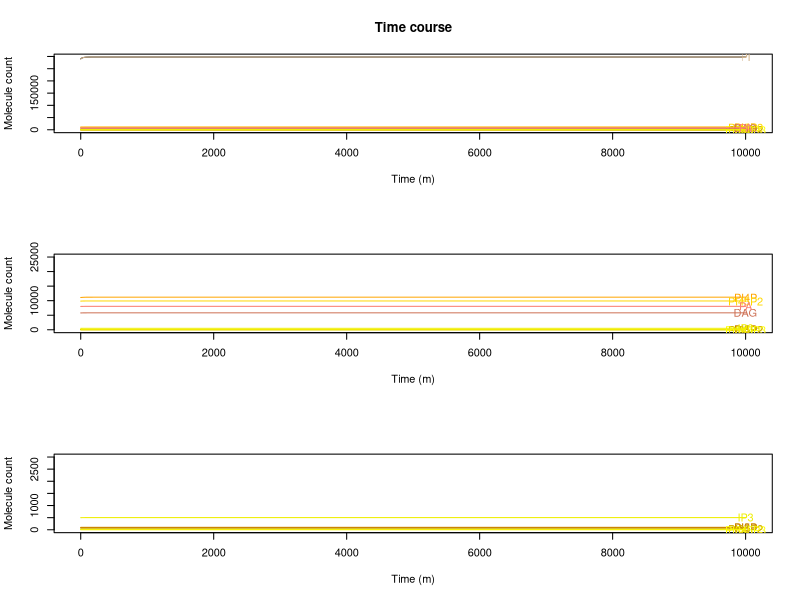

Generate this figure with R: (Note: this script raises an error after producing the figure.)
### Model ###
### This is apical ###

# for apical multiply gammaPTENc_PTENa by 10

### There is a unspected bistability here. Change gamma_5K4P_5K_45P to .075

rm(list=ls())	#clean memory
graphics.off() 	#close plot windows



################## competition and regulation - this is basal ##########################

library(deSolve)	#library for solve diferential equations
#citation("deSolve")

# Insert the number of time units that the simulation will run
tmax=10000
# Insert the step of the simulation
tstep=1
t=seq(0,tmax+1,tstep) 	# time



HS = function (PA) (1.783743) #(1 + 2*PA^2/(PA^2+10000^2))

ENaC_op = function(PIP2)
	{.02+.8/(1+181429*exp(-.00112*PIP2))}
ENaC_op(10000)

mp2_PI3KI = 0.0006217539	# metaparameter for PI3KI
mp3_PTEN = 0.003			# metaparameter for PTEN




# Inicial states for variables
# insert, in the parentesis, the inicial value of the dependent variables (ex: X=2) 
state=c(
	PI 	   = 	290115.435296034,
	PI3P 	   = 	94.6235111384769,
	PI4P 	   = 	11095.7012602329,
	PI5P     = 	97.176844279141, 
	PI35P2   =	21.3415882859489,
	PI45P2   =	9851.42105324773,
	PI34P2   =	40.3575424621684,
	PI345P3  =	1.12832194419032,
	pi_3KI_a =	5.82680164591602,
	PTEN_a   =	14.5509720205084,
	DAG      =	5787.00059628337,
	IP3      =	499.14011589903,
	PA       =	8025.19773414257,
	ENaC 	   =  35,
	ASL 	   =  7
	) 


# insert, in the parentecis, the parameters and independent variables and their values (ex: const=5, rate=2). 
# If no parameters and independent variables just put a zero.
parameters=c(
		pi_3KI = 1000,			# this and PTEN control the level of PI(345)P3
		PTEN = 50,				# (phosphatase and tensin homologue deleted on chromosome 10) PI_3P family. This and pip_3K control the level of PI(345)P3 

		pi_3KII = 75,	      	# creates PI34P2 from PI4P. In vitro can phosphorilate PI to PI4P so effectly that the original name of this enzyme was PI_4K_type_I 
		pi_3KIII = 5,			# Phosphorilate PI into PI3P.
		pi_4K = 400,		   	# type II. Phosphorilate PI into PI4P. Very similar to PI_3Ks in structure. Type I was after all, PI_3KII 
		pi_Kfyve = 48,			# type III PIP_5K. Really diferent from the other PIP_5K.
		pip_5KI = 330,			# Phosphorilate PI4P into PI45P2. Activated by PA.
		pip_5KII = 845,    		# Phosphorilate PI5P into PI45P2 
		pi_4K_pip_5KI = 230,		# this is here because PI45P2 should not be inflenced by PI4P depletion

		SYNJ = 30, 				# phosphatase that transforms PI45P2 directly into PI
		SAC1 = 100,
		SAC2 = 1,
		SAC3 = 5,
		INPP4 = 50,
		TMEM55 = 20,
		MTMR1_6_14 = 63,
		MTMR78 = 18,

		ORCL1 = 3,
		INPP5BJ = 1,
		INPP5E = 1,
		SKIP = 5,
		SHIP2 = 1,

		PS = 150000,

		PLC = 5,	  		# Phospholipase C. Breaks PI45P2 into DAG and IP3.
		DGK = 50,  			# Diacylglicerol Kinase. Transforms DAG into PA.
		LPP = 100,  		# Phosphatase that transforms PA into DAG, S1P into Shingosine and C1P into ceramide.

		gamma_0 = 15000-787.3, 
		gamma_4 = 150,
		gamma_3 = 10,

		gamma0_3a = 0*5.459875e+14, f0_3a_PI = 1.138439e-01 , 
		gamma0_3b = 8.809591e+14, f0_3b_PI = 0.1761429 , f0_3b_PI4P = -0.07030248,
		gamma0_3c = 5.459875e+14, f0_3c_PI = 1.138439e-01 , 			
		gamma3_0a = 4.557615e+13, f3_0a_PI3P = 0.9995614578, f3_0a_PI4P = -0.04385422, f3_0a_PI5P = -0.0004385422, f3_0a_PI35P2 = -0.0002192711, f3_0a_PI45P2_PI4P = -0.04385422, f3_0a_PI45P2_PI5P = -0.2383381, f3_0a_PI345P3 = -0.001668266, f3_0a_PI45P2_PI = -0.01096355,
		gamma3_0c = 5.096813e+12, f3_0c_PI3P = 0.9993781095, f3_0c_PI4P = -0.06218905, f3_0c_PI5P = -0.0006218905, f3_0c_PI35P2 = -0.0003109453,
		gamma3_0d = 3.059076e+12, f3_0d_PI3P = 9.993364e-01, f3_0d_PI35P2 = -3.317850e-04,
		gamma3_0e = 3.067331e+12, f3_0e_PI3P = 9.993362e-01,


		gamma0_4 = 5.100640e+14, f0_4_PI = 2.864618e-01,  
		gamma4_0a = 4.557615e+13, f4_0a_PI3P = -0.0004385422, f4_0a_PI4P = 0.95614578, f4_0a_PI5P = -0.0004385422, f4_0a_PI35P2 = -0.0002192711, f4_0a_PI45P2_PI4P = -0.04385422, f4_0a_PI45P2_PI5P = -0.2383381, f4_0a_PI345P3 = -0.001668266, f4_0a_PI45P2_PI = -0.01096355,
		gamma4_0c = 5.096813e+12, f4_0c_PI4P = 0.93781095, f4_0c_PI3P = -0.0006218905, f4_0c_PI5P = -0.0006218905, f4_0c_PI35P2 = -0.0003109453,


		gamma0_5 = 4.702825e+11, f0_5_PI = 0.5465332, f0_5_PI3P = -0.000377889,  
		gamma5_0a = 4.557615e+13, f5_0a_PI3P = -0.0004385422, f5_0a_PI4P = -0.04385422, f5_0a_PI5P = 0.9995614578, f5_0a_PI35P2 = -0.0002192711, f5_0a_PI45P2_PI4P = -0.04385422, f5_0a_PI45P2_PI5P = -0.2383381, f5_0a_PI345P3 = -0.001668266, f5_0a_PI45P2_PI = -0.01096355,
		gamma5_0c = 5.096813e+12, f5_0c_PI5P = 0.9993781095, f5_0c_PI3P = -0.0006218905, f5_0c_PI4P = -0.06218905, f5_0c_PI35P2 = -0.0003109453,

		gamma3_35 = 1.618325e+16, f3_35_PI3P = 0.999622111, f3_35_PI = -0.4534668,
		gamma35_3a = 4.557615e+13, f35_3a_PI3P = -0.0004385422, f35_3a_PI4P = -0.04385422, f35_3a_PI5P = -0.0004385422, f35_3a_PI35P2 = 0.9997807289, f35_3a_PI45P2_PI4P = -0.04385422, f35_3a_PI45P2_PI5P = -0.2383381, f35_3a_PI345P3 = -0.001668266, f35_3a_PI45P2_PI = -0.01096355,
		gamma35_3c = 5.096813e+12, f35_3c_PI35P2 = 0.9996890547, f35_3c_PI3P = -0.0006218905, f35_3c_PI4P = -0.06218905, f35_3c_PI5P = -0.0006218905,
		gamma35_3d = 3.060265e+12, f35_3d_PI35P2 = 9.999336e-01,
		gamma35_3e = 5.137691e+12, f35_3e_PI35P2 = 9.996894e-01, f35_3e_PI45P2 = -6.211936e-02, f35_3e_PI345P3 = -2.363093e-03,

		gamma4_45 = 8.493641e+15, f4_45_PI4P = 4.596175e-02, f4_45_PA = 0.2, f4_45_PI45P2 = -0.05,
		gamma45_4a = 4.557615e+13, f45_4a_PI3P = -0.0004385422, f45_4a_PI4P = -0.04385422, f45_4a_PI5P = -0.0004385422, f45_4a_PI35P2 = -0.0002192711, f45_4a_PI45P2_PI4P = 0.95614578, f45_4a_PI45P2_PI5P = -0.2383381, f45_4a_PI345P3 = -0.001668266, f45_4a_PI45P2_PI = -0.01096355,
	 	gamma45_4c = 5.133984e+12, f45_4c_PI45P2 = 9.378613e-01, f45_4c_PI345P3 = -2.363827e-03,
		gamma45_4d = 5.137691e+12, f45_4d_PI45P2 = 9.378806e-01, f45_4d_PI35P2 = -3.105968e-04, f45_4d_PI345P3 = -2.363093e-03,

		gamma5_45 = 2.946989e+13, f5_45_PI5P = 8.784401e-01,
		gamma45_5a = 3.237862e+12, f45_5a_PI3P = -0.0004385422, f45_5a_PI4P = -0.04385422, f45_5a_PI5P = -0.0004385422, f45_5a_PI35P2 = -0.0002192711, f45_5a_PI45P2_PI4P = -0.04385422, f45_5a_PI45P2_PI5P = 0.7616619, f45_5a_PI345P3 = -0.001668266, f45_5a_PI45P2_PI = -0.01096355,
		gamma45_5c = 4.133048e+12, f45_5c_PI45P2 = 6.487218e-01,   	
   	
		gamma45_345 = 1.888500e+14, f45_345_PI45P2 = 3.063327e-01,
		gamma345_45 = 2.904971e+15, f345_45_PI345P3 = 9.555746e-01, f345_45_PI34P2 = -1.101822e-04,
		gamma35_5 = 6.059076e+14, f35_5_PI35P2 = 9.996682e-01, f35_5_PI3P = -6.635700e-04,
	
		gamma34_3 = 1.333061e+12, f34_3_PI34P2 = 9.981983e-01,

		gamma345_34a = 2.476815e+12, f345_34a_PI3P = -0.0004385422, f345_34a_PI4P = -0.04385422, f345_34a_PI5P = -0.0004385422, f345_34a_PI35P2 = -0.0002192711, f345_34a_PI45P2_PI4P = -0.04385422, f345_34a_PI45P2_PI5P = -0.2383381, f345_34a_PI345P3 = 0.998331734, f345_34a_PI45P2_PI = -0.01096355,
		gamma345_34c = 2.790040e+11, f345_34c_PI345P3 = 9.976362e-01, f345_34c_PI45P2 = -6.213866e-02,
		gamma345_34d = 2.792054e+11, f345_34d_PI345P3 = 9.976369e-01, f345_34d_PI35P2 = -3.105968e-04, f345_34d_PI45P2 = -6.211936e-02,
		gamma345_34e = 1.678636e+11, f345_34e_PI345P3 = 9.981984e-01,

		gammai_ = 0.045,
		gamma0_45 = 2.666243e+14, f0_45_PI = 2.864618e-01, f0_45_PA = 0.2, f0_45_PI45P2 = -0.05,
		gamma4_34a = 0*5.229823e+12, f4_34a_PI4P = 5.009150e-01,
		gamma4_34b = 5.638138e+14, f4_34b_PI4P = 0.92969752, f4_34b_PI = -0.8238571 ,
		gamma34_4 = 5.043352e+11, f34_4_PI34P2 = 9.998898e-01, f34_4_PI345P3 = -4.442544e-02,
		gamma45_0 = 1.139404e+12, f45_0_PI3P = 0.9995614578, f45_0_PI4P = -0.04385422, f45_0_PI5P = -0.0004385422, f45_0_PI35P2 = -0.0002192711, f45_0_PI45P2_PI4P = -0.04385422, f45_0_PI45P2_PI5P = -0.2383381, f45_0_PI345P3 = -0.001668266, f45_0_PI45P2_PI = -0.01096355
		)


				
parameters=c(parameters,
		gammaPI3KIc_PI3KIa = mp2_PI3KI * 0.005385984, fPI3KIc_PI3KIa_pi_3KI_c = 1, fPI3KIc_PI3KIa_PI345P3 = .7, 
		gammaPI3KIa_PI3KIc = mp2_PI3KI, fPI3KIa_PI3KIc_pi_3KI_a = 1,
 
		gammaPTENc_PTENa = mp3_PTEN * 4.166667e-05, fPTENc_PTENa_PTEN_c = 1, fPTENc_PTENa_PI45P2 = 1, 
		gammaPTENa_PTENc = mp3_PTEN, fPTENa_PTENc_PTEN_a =1, fPTENa_PTENc_PI345P3 = 1,

		gamma45_DAG = 1.878461e+19, f45_DAG_PI45P2 = 9.770418e-01, f45_DAG_PI4P = -1.260449e-02, f45_DAG_PS = -9.642438e-01,
		gammaPA_DAG = 5.538472e+11, fPA_DAG_PA = 9.652797e-01,						
		gammaDAG_PA = 1.652729e+13, fDAG_PA_DAG = 9.475506e-01,
		gamma_DAG = 0.00001,
		gammaDAG_ = .1, fDAG__DAG = 1,
		gamma_PA = 4,
		gammaPA_ = 0.1, fPA__PA = 1,
		gammaPC_PA = 14.35507, f_PC_PA_PI45P2 = .3,
		gammaIP3_ = 2, fIP3__IP3 = 1,
		gamma4_DAG = 2.546895e+18, f4_DAG_PI4P = 9.873955e-01, f4_DAG_PI45P2 = -2.295818e-02, f4_DAG_PS = -9.642438e-01,

		SPLUNC1 = 7890,

		gamma__ENaC = log(2)/40,
		gamma_ENaC_SPLUNC1 = 3*log(2)/8416000,
		gamma_ENaC_ = log(2)/3200,
		
		gamma_ASL_ENaC = 0.0003922396,
		gamma_CFTR_ASL = 0.0177052536
		)   
parameters=c(
		parameters,
		gamma__ASL = (105)*as.numeric(parameters[names(parameters)=='gamma_ASL_ENaC'])+(4/3)*as.numeric(parameters[names(parameters)=='gamma_CFTR_ASL']),
		gamma_ASL_ = (25/4)*as.numeric(parameters[names(parameters)=='gamma_ASL_ENaC'])+(1/3)*as.numeric(parameters[names(parameters)=='gamma_CFTR_ASL'])	
		) 
#Pars=as.data.frame(t(parameters)) #create a data.frame p with the same information in vector parameters
#attach(Pars) # put all colunms of p as variables in memory
# cbind(1:length(parameters),parameters)

equations=function(t,state,parameters) 	# function containing the diferential equations
	{with(as.list(c(state,parameters)),
		{
		#rate of change (velocities of the variables concentration changes), the actual diferencial equations
		# insert the diferentical equations (ex: dX=const*X^rate or dX=5*X^2)

		V_0 = gamma_0
		V_4 = gamma_4
		V_3 = gamma_3

		V0_3a = gamma0_3a*PI^f0_3a_PI * pi_3KI_a * 123.245 * 1.66*10^-18
		V0_3b = gamma0_3b * PI^f0_3b_PI * PI4P^f0_3b_PI4P * pi_3KII * 180.983 * 1.66*10^-18
		V0_3c = gamma0_3c*PI^f0_3c_PI*pi_3KIII  * 101.549 * 1.66*10^-18
		V3_0a = gamma3_0a * PI3P^f3_0a_PI3P * PI4P^f3_0a_PI4P * PI5P^f3_0a_PI5P * PI35P2^f3_0a_PI35P2 * PI45P2^f3_0a_PI45P2_PI4P * PI45P2^f3_0a_PI45P2_PI5P * PI345P3^f3_0a_PI345P3 * PI45P2^f3_0a_PI45P2_PI * SYNJ * 185.272 *1.66*10^-18
		V3_0c = gamma3_0c * PI3P^f3_0c_PI3P * PI4P^f3_0c_PI4P * PI5P^f3_0c_PI5P * PI35P2^f3_0c_PI35P2 * SAC1 * 66.967 * 1.66*10^-18
		V3_0d = gamma3_0d * PI3P^f3_0d_PI3P * PI35P2^f3_0d_PI35P2 * MTMR1_6_14 * 69.932 * 1.66*10^-18
		V3_0e = gamma3_0e*PI3P^f3_0e_PI3P * MTMR78 * 75.833 * 1.66*10^-18

		V0_4 = gamma0_4*PI^f0_4_PI* pi_4K * 109.711 * 1.66*10^-18
		V4_0a = gamma4_0a * PI3P^f4_0a_PI3P * PI4P^f4_0a_PI4P * PI5P^f4_0a_PI5P * PI35P2^f4_0a_PI35P2 * PI45P2^f4_0a_PI45P2_PI4P * PI45P2^f4_0a_PI45P2_PI5P * PI345P3^f4_0a_PI345P3 * PI45P2^f4_0a_PI45P2_PI * SYNJ * 185.272 *1.66*10^-18
		V4_0c = gamma4_0c * PI4P^f4_0c_PI4P * PI3P^f4_0c_PI3P * PI5P^f4_0c_PI5P * PI35P2^f4_0c_PI35P2 * SAC1 * 66.967 * 1.66*10^-18

		V0_5 = gamma0_5 * PI^f0_5_PI * PI3P^f0_5_PI3P * pi_Kfyve * 237.136 * 1.66*10^-18
		V5_0a = gamma5_0a * PI3P^f5_0a_PI3P * PI4P^f5_0a_PI4P * PI5P^f5_0a_PI5P * PI35P2^f5_0a_PI35P2 * PI45P2^f5_0a_PI45P2_PI4P * PI45P2^f5_0a_PI45P2_PI5P * PI345P3^f5_0a_PI345P3 * PI45P2^f5_0a_PI45P2_PI * SYNJ * 185.272 *1.66*10^-18
		V5_0c = gamma5_0c * PI5P^f5_0c_PI5P * PI3P^f5_0c_PI3P * PI4P^f5_0c_PI4P * PI35P2^f5_0c_PI35P2 * SAC1 * 66.967 * 1.66*10^-18

		V3_35 = gamma3_35 * PI3P^f3_35_PI3P * PI^f3_35_PI * pi_Kfyve * 237.136 * 1.66*10^-18
		V35_3a = gamma35_3a * PI3P^f35_3a_PI3P * PI4P^f35_3a_PI4P * PI5P^f35_3a_PI5P * PI35P2^f35_3a_PI35P2 * PI45P2^f35_3a_PI45P2_PI4P * PI45P2^f35_3a_PI45P2_PI5P * PI345P3^f35_3a_PI345P3 * PI45P2^f35_3a_PI45P2_PI * SYNJ * 185.272 *1.66*10^-18
		V35_3c = gamma35_3c * PI35P2^f35_3c_PI35P2 * PI3P^f35_3c_PI3P * PI4P^f35_3c_PI4P * PI5P^f35_3c_PI5P * SAC1 * 66.967 * 1.66*10^-18
		V35_3d = gamma35_3d*PI35P2^f35_3d_PI35P2* SAC3 * 103.635 * 1.66*10^-18
		V35_3e = gamma35_3e * PI35P2^f35_3e_PI35P2 * PI45P2^f35_3e_PI45P2 * PI345P3^f35_3e_PI345P3 * INPP5E * 70.205 * 1.66*10^-18

		V4_45 = gamma4_45 * PI4P^f4_45_PI4P * pip_5KI * 65.643 *1.66*10^-18 * HS(PA) * PI45P2^f4_45_PI45P2
		V45_4a = gamma45_4a * PI3P^f45_4a_PI3P * PI4P^f45_4a_PI4P * PI5P^f45_4a_PI5P * PI35P2^f45_4a_PI35P2 * PI45P2^f45_4a_PI45P2_PI4P * PI45P2^f45_4a_PI45P2_PI5P * PI345P3^f45_4a_PI345P3 * PI45P2^f45_4a_PI45P2_PI * SYNJ * 185.272 *1.66*10^-18
		V45_4c = gamma45_4c * PI45P2^f45_4c_PI45P2 * PI345P3^f45_4c_PI345P3 * (ORCL1 * 104.205 * 1.66*10^-18 + INPP5BJ * 96.755 * 1.66*10^-18 + SKIP * 51.090 * 1.66*10^-18 + SAC2 * 128.407* 1.66*10^-18)
 		V45_4d = gamma45_4d * PI45P2^f45_4d_PI45P2 * PI35P2^f45_4d_PI35P2 * PI345P3^f45_4d_PI345P3 * INPP5E * 70.205 * 1.66*10^-18

		V5_45 = gamma5_45*PI5P^f5_45_PI5P*pip_5KII * 46.968 *1.66*10^-18
		V45_5a = gamma45_5a * PI3P^f45_5a_PI3P * PI4P^f45_5a_PI4P * PI5P^f45_5a_PI5P * PI35P2^f45_5a_PI35P2 * PI45P2^f45_5a_PI45P2_PI4P * PI45P2^f45_5a_PI45P2_PI5P * PI345P3^f45_5a_PI345P3 * PI45P2^f45_5a_PI45P2_PI * SYNJ * 185.272 *1.66*10^-18
		V45_5c = gamma45_5c*PI45P2^f45_5c_PI45P2 * TMEM55 * 28.470 * 1.66*10^-18

		V45_345 = gamma45_345*PI45P2^f45_345_PI45P2 * pi_3KI_a * 123.245 * 1.66*10^-18
		V345_45 = gamma345_45 * PI345P3^f345_45_PI345P3 * PI34P2^f345_45_PI34P2 * PTEN_a * 47.166 * 1.66*10^-18

		V35_5 = gamma35_5 * PI35P2^f35_5_PI35P2 * PI3P^f35_5_PI3P * MTMR1_6_14 * 69.932 * 1.66*10^-18

		V34_3 = gamma34_3*PI34P2^f34_3_PI34P2 * INPP4 * 107.347 * 1.66*10^-18

		V345_34a = gamma345_34a * PI3P^f345_34a_PI3P * PI4P^f345_34a_PI4P * PI5P^f345_34a_PI5P * PI35P2^f345_34a_PI35P2 * PI45P2^f345_34a_PI45P2_PI4P * PI45P2^f345_34a_PI45P2_PI5P * PI345P3^f345_34a_PI345P3 * PI45P2^f345_34a_PI45P2_PI * SYNJ * 185.272 *1.66*10^-18
		V345_34c = gamma345_34c * PI345P3^f345_34c_PI345P3 * PI45P2^f345_34c_PI45P2 * (ORCL1 * 104.205 * 1.66*10^-18 + INPP5BJ * 96.755 * 1.66*10^-18 + SKIP  * 51.090 * 1.66*10^-18 + SAC2 * 128.407* 1.66*10^-18)
		V345_34d = gamma345_34d * PI345P3^f345_34d_PI345P3 * PI35P2^f345_34d_PI35P2 * PI45P2^f345_34d_PI45P2 * INPP5E * 70.205 * 1.66*10^-18
		V345_34e = gamma345_34e*PI345P3^f345_34e_PI345P3* SHIP2 * 138.599 * 1.66*10^-18

		V45_  = gammai_*PI45P2
		V0_   = gammai_*PI
		V4_   = gammai_*PI4P
		V345_ = gammai_*PI345P3
		V3_   = gammai_*PI3P
		V35_  = gammai_*PI35P2
		V5_   = gammai_*PI5P
		V34_  = gammai_*PI34P2

		V0_45 = gamma0_45 * PI^f0_45_PI * pi_4K_pip_5KI * 248.608 * 1.66*10^-18  * HS(PA) * PI45P2^f0_45_PI45P2

		V4_34a = gamma4_34a*PI4P^f4_34a_PI4P* pi_3KI_a * 123.245 * 1.66*10^-18
		V4_34b = gamma4_34b * PI4P^f4_34b_PI4P * PI^f4_34b_PI * pi_3KII * 180.983 * 1.66*10^-18 
		V34_4 = gamma34_4 * PI34P2^f34_4_PI34P2 * PI345P3^f34_4_PI345P3 * PTEN_a * 47.166 * 1.66*10^-18

		V45_0 = gamma45_0 * PI3P^f45_0_PI3P * PI4P^f45_0_PI4P * PI5P^f45_0_PI5P * PI35P2^f45_0_PI35P2 * PI45P2^f45_0_PI45P2_PI4P * PI45P2^f45_0_PI45P2_PI5P * PI345P3^f45_0_PI345P3 * PI45P2^f45_0_PI45P2_PI * SYNJ * 185.272 *1.66*10^-18

		pi_3KI_c = pi_3KI - pi_3KI_a
		VPI3KIc_PI3KIa = gammaPI3KIc_PI3KIa * (pi_3KI - pi_3KI_a) ^ fPI3KIc_PI3KIa_pi_3KI_c * PI345P3 ^ fPI3KIc_PI3KIa_PI345P3
		VPI3KIa_PI3KIc = gammaPI3KIa_PI3KIc * pi_3KI_a

		PTEN_c = PTEN - PTEN_a
		VPTENc_PTENa = gammaPTENc_PTENa * (PTEN - PTEN_a) ^ fPTENc_PTENa_PTEN_c * PI45P2 ^ fPTENc_PTENa_PI45P2
		VPTENa_PTENc = gammaPTENa_PTENc * PTEN_a ^ fPTENa_PTENc_PTEN_a 

		V45_DAG = gamma45_DAG * PI45P2^(f45_DAG_PI45P2) * PI4P^(f45_DAG_PI4P) * PS^(f45_DAG_PS) * PLC * 88.4215 *1.66*10^-18
		VPA_DAG = gammaPA_DAG * PA^fPA_DAG_PA * LPP * 32.574 * 1.66*10^-18
		VDAG_PA = gammaDAG_PA * DAG^fDAG_PA_DAG * DGK * 116.997 *1.66*10^-18
		V_DAG = gamma_DAG 
		VDAG_ = gammaDAG_ * DAG^fDAG__DAG 
		V_PA = gamma_PA 
		VPA_ = gammaPA_ * PA^fPA__PA
		VPC_PA = gammaPC_PA * PI45P2^f_PC_PA_PI45P2 
		VIP3_ = gammaIP3_ * IP3^fIP3__IP3

		V_PI4P_DAG = gamma4_DAG * PI4P^(f4_DAG_PI4P) * PI45P2^(f4_DAG_PI45P2) * PS^(f4_DAG_PS) * PLC * 88.4215 *1.66*10^-18

		dPI = V3_0a + V3_0c + V3_0d + V3_0e + V4_0a + V4_0c + V5_0a  + V5_0c + V45_0 - V0_3a - V0_3b - V0_3c - V0_4 - V0_5 - V0_ - V0_45 + 19.05246 * VPA_
		dPI3P = V_3 + V0_3a + V0_3b + V0_3c + V35_3a + V35_3c + V35_3d + V35_3e + V34_3 - V3_0a - V3_0c - V3_0d - V3_0e - V3_35 - V3_
		dPI4P = V_4 + V0_4 + V45_4a + V45_4c + V45_4d + V34_4 - V4_0a  - V4_0c - V4_45 - V4_ - V4_34a - V4_34b - V_PI4P_DAG
		dPI5P = V0_5 + V35_5 + V45_5a + V45_5c - V5_0a - V5_0c - V5_45 - V5_
		dPI35P2 = V3_35 - V35_3a - V35_3c - V35_3d - V35_3e - V35_5 - V35_
		dPI45P2 = V4_45 + V5_45 + V345_45 + V0_45 - V45_4a - V45_4c - V45_4d - V45_5a  - V45_5c - V45_345 - V45_ - V45_0 - V45_DAG
		dPI34P2 = V345_34a + V345_34c + V345_34d + V345_34e + V4_34a + V4_34b - V34_3 - V34_ - V34_4
		dPI345P3 = V45_345 - V345_45 - V345_34a - V345_34c - V345_34d - V345_34e - V345_		
	
		dpi_3KI_a = (VPI3KIc_PI3KIa - VPI3KIa_PI3KIc) 
		dPTEN_a = VPTENc_PTENa - VPTENa_PTENc 

		dDAG = V_DAG + VPA_DAG  + V_PI4P_DAG + V45_DAG - VDAG_PA - VDAG_
		dIP3 = V45_DAG - VIP3_
		dPA = V_PA + VDAG_PA + VPC_PA - VPA_DAG - VPA_ 

		######################## ENaC SPLUNC1 model #######################

		V__ENaC = gamma__ENaC
		V_ENaC_SPLUNC1 = gamma_ENaC_SPLUNC1 * ENaC * (SPLUNC1/ASL) 
		V_ENaC_ = gamma_ENaC_ * ENaC

		V__ASL = gamma__ASL 
		V_CFTR_ASL = gamma_CFTR_ASL 
		V_ASL_ENaC = gamma_ASL_ENaC * ASL * (ENaC * ENaC_op(PI45P2))
		V_ASL_ = gamma_ASL_ * ASL

		dENaC = V__ENaC - V_ENaC_SPLUNC1 - V_ENaC_ 
		dASL = V__ASL + V_CFTR_ASL - V_ASL_ENaC - V_ASL_



		# return the rate of change 
		# insert, in the parentecis, the variables that you want to store the values (ex:dX)
		list(dy=c(
				dPI, dPI3P, dPI4P, dPI5P,dPI35P2,dPI45P2,dPI34P2,dPI345P3,
				dpi_3KI_a,dPTEN_a,
				dDAG,dIP3,dPA,
				dENaC,dASL
				),
				count=c(
					V_0,V0_3a,V0_3b,V0_3c,V3_0a,V3_0c,V3_0d,V3_0e,V0_4,V4_0a,V4_0c,V0_5,V5_0a,V5_0c,V3_35,V35_3a,V35_3c,V35_3d,V35_3e,V4_45,V45_4a,V45_4c,V45_4d,V5_45,V45_5a,V45_5c,V45_345,V345_45,V_4,V35_5,V_3,V34_3,V345_34a,V345_34c,V345_34d,V345_34e,
					V45_,V0_,V4_,V345_,V3_,V35_,V5_,V34_,
					V0_45,V4_34a,V4_34b,V34_4,V45_0,
					VPI3KIc_PI3KIa,VPI3KIa_PI3KIc,VPTENc_PTENa,VPTENa_PTENc,
					V45_DAG,VPA_DAG,VDAG_PA,V_DAG,VDAG_,V_PA,VPA_,VPC_PA,VIP3_,
					V_PI4P_DAG,
					V__ENaC,V_ENaC_SPLUNC1,V_ENaC_,
					V__ASL,V_CFTR_ASL,V_ASL_ENaC,V_ASL_	
					))
		})
	}

perturbations=cbind(c('NA','NA'),c('NA','NA'),c('NA','NA'))	# initiation of perturbations matrix, if unaltered it will do no perturbations






################################## Cruncher function - ode integrator that deals with perturbations ###############################
Cruncher = function (state,t,equations,parameters,perturbations=cbind(c('NA','NA'),c('NA','NA'),c('NA','NA')))
	{

	# running the ode solver
	out_test=NA #cleanning out_MC vector

	# initializating the matrix out1 and out, necessary for the cycle
	out1=rbind(rep(0,1,length(state)+1),c(t=0,state))
	out_test=matrix()

	if (perturbations[1,1]=='NA') # if no perturbations an ordinary ODE is run
		{out_test <- ode(y = state, times = t, func = equations, parms=parameters)}

	if (perturbations[1,1]!='NA') # if there are perturbations, then go to the for cycle
		{
		if (max(t)<max(perturbations[1:(nrow(perturbations)-1),1])) {cat("Time error: Last perturbation later than tmax.Please alter tmax or perturbation time.", "\n")}
		for (i in 1:(nrow(perturbations)-1)) # the number of perturbations is nrow(perturbations)-1 because the first line on the perturbations matrix is just to permit the inicial values to be used
			{
			t=seq(max(0,tail(out1[,1],1)+1),perturbations[i+1,1]-1,tstep)  	# set the time intervals #?#
	
			state=out1[nrow(out1),(2:(length(state)+1))]			# retrive the last values of the variables
			for (j in 1:length(state)) 						# check for variables perturbations
				{
				if (names(state)[j]==perturbations[i,2])			# if a perturbation is in a variable this will alter the variable value in the state vector
					{
					state[j]=perturbations[i,3]
					}
				}
			for (k in 1:length(parameters)) 						# check for variables perturbations
				{
				if (names(parameters)[k]==perturbations[i,2])			# if a perturbation is in a variable this will alter the variable value in the state vector
					{
					parameters[k]=perturbations[i,3]
					}
				}

			out1 <- ode(y = state, times = t, func = equations,parms=parameters)	# good and old ode
			if (is.na(out_test[1,1])) {out_test=out1} else {out_test=rbind(out_test,out1)} 			# store the values of the last interval	
			}
		names(out_test)[1]='time'
		}
	out_test
	}

# out_test = Cruncher(state,t,equations,parameters)						# no perturbations
# perturbations1 = Perturb(parameters)
# out_test = Cruncher(state,t,equations,parameters,perturbations)			# with perturbations
# edit(out_test)




# Finaly remove the # form the front of all the next code lines
# On the first column put the time of the perturbation
#ptime=c(0,1000,1500,2000,2500,3000,3500,4000,4500,5000,5500,6000,6500,7000,8000,max(t));
# On the second column put the variables to be altered. (ex: 'X')
#pvar=c('novar','PLC','PLC','PLC','PLC','PLC','PLC','PLC','PLC','PLC','PLC','PLC','PLC','DGK','DGK','novar')
# On the third the new value for the variable.
#pval=c(NA,
#	parameters[names(parameters)=='PLC']*0.01,
#	parameters[names(parameters)=='PLC'],
#	parameters[names(parameters)=='PLC']*1.5,
#	parameters[names(parameters)=='PLC'],
#	parameters[names(parameters)=='PLC']*2,
#	parameters[names(parameters)=='PLC'],
#	parameters[names(parameters)=='PLC']*3,
#	parameters[names(parameters)=='PLC'],
#	parameters[names(parameters)=='PLC']*4,
#	parameters[names(parameters)=='PLC'],
#	parameters[names(parameters)=='PLC']*5,
#	parameters[names(parameters)=='PLC'],
#	parameters[names(parameters)=='DGK']*0.25,
#	parameters[names(parameters)=='DGK'],
#	NA)
#perturbations=data.frame(time=ptime,var=pvar,val=pval)
#perturbations





out = Cruncher(state,t,equations,parameters,perturbations)
# edit(out)
# View(out)

str(out)
varnames=c('Time (s)','PI','PI3P','PI4P','PI5P','PI35P2','PI45P2','PI34P2','PI345P3',
		'pi_3KI_a','PTEN_a','DAG','IP3','PA',
		'ENaC','ASL'
		) 
varcolors=c('gray','tan','orange3','orange','orange3','gold3','gold','gold3','yellow','red','deepskyblue3','salmon3','yellow2','salmon',
		'green','cyan'
		)
#  cbind(1:length(varnames),varnames,varcolors)

# naming fluxes in out
flux_names=c(
		'V_0','V0_3a','V0_3b','V0_3c','V3_0a','V3_0c','V3_0d','V3_0e','V0_4','V4_0a','V4_0c','V0_5','V5_0a','V5_0c',
		'V3_35','V35_3a','V35_3c','V35_3d','V35_3e','V4_45','V45_4a','V45_4c','V45_4d','V5_45','V45_5a','V45_5c',
		'V45_345','V345_45','V_4','V35_5','V_3','V34_3','V345_34a','V345_34c','V345_34d','V345_34e','V45_','V0_','V4_',
		'V345_','V3_','V35_','V5_','V34_','V0_45','V4_34a','V4_34b','V34_4','V45_0',
		'VPI3KIc_PI3KIa','VPI3KIa_PI3KIc',
		'VPTENc_PTENa','VPTENa_PTENc',
		'V45_DAG','VPA_DAG','VDAG_PA','V_DAG','VDAG_','V_PA','VPA_','VPC_PA','VIP3_',
		'V_PI4P_DAG',
		'V__ENaC','V_ENaC_SPLUNC1','V_ENaC_',
		'V__ASL','V_CFTR_ASL','V_ASL_ENaC','V_ASL_'
		)
colnames(out)[(length(state)+2):dim(out)[2]]=flux_names

(tail(out,3))
(tail(out,3))[,1:16]



par(mfrow=c(3,1))
# time plot
plot(out[,1],out[,2],type='l',col=1,ylim=c(0,max(out[,2:9])),main='Time course',xlab='Time (m)',ylab='Molecule count')
for (i in c(2:9,12,13,14)) 
	{
	points(out[,1],out[,i],type='l',col=varcolors[i])
	text(tmax,out[tmax-1,i],varnames[i],col=varcolors[i])
	}

plot(out[,1],out[,2],type='l',col=1,ylim=c(0,25000),xlab='Time (m)',ylab='Molecule count')
for (i in c(2:9,12,13,14)) 
	{
	points(out[,1],out[,i],type='l',col=varcolors[i])
	text(tmax,out[tmax-1,i],varnames[i],col=varcolors[i])
	}

plot(out[,1],out[,2],type='l',col=1,ylim=c(0,3000),xlab='Time (m)',ylab='Molecule count')
for (i in c(2:9,12,13,14)) 
	{
	points(out[,1],out[,i],type='l',col=varcolors[i])
	text(tmax,out[tmax-1,i],varnames[i],col=varcolors[i])
	}
par(mfrow=c(1,1))

windows()
par(mfrow=c(2,1))
plot(out[,1],out[,10],type='l',col=1,ylim=c(0,max(out[,10:11])),main='PIK3 PTEN',xlab='Time (m)',ylab='Molecule count')
points(out[,1],out[,10],type='l',col=varcolors[10])
text(tmax,out[tmax-1,10],varnames[10],col=varcolors[10])
points(out[,1],out[,11],type='l',col=varcolors[11])
text(tmax,out[tmax-1,11],varnames[11],col=varcolors[11])

plot(out[,1],out[,12],type='l',col='blue',ylim=c(0,max(out[,12:14])),main='Time course',xlab='Time (m)',ylab='Molecule count')
points(out[,1],out[,12],type='l',col=varcolors[12])
text(tmax,out[tmax-1,12],varnames[12],col=varcolors[12])
points(out[,1],out[,13],type='l',col=varcolors[13])
text(tmax,out[tmax-1,13],varnames[13],col=varcolors[13])
points(out[,1],out[,14],type='l',col=varcolors[14])
text(tmax,out[tmax-1,14],varnames[14],col=varcolors[14])
par(mfrow=c(1,1))
	


### ENaC plots ###			
windows()
par(mfrow=c(2,2))
# time plot
for (i in c(15:16)) 
	{
	plot(out[,1],out[,i],type='l',col=varcolors[i])
	text(tmax,out[tmax-1,i],varnames[i],col=varcolors[i])
	}
	
plot(out[,1],ENaC_op(out[,7]),type='l',col='blue',main='ENaC open probability')   
         
# list (primitive)
(head(out,3))[,1:16]
(tail(out,3))[,1:16]

sum(out[nrow(out),2:9])

# edit(out)



# normalized graphs
stst=out[500,]						# getting steady state at time 500
out_n=cbind(time=out[1],out[,2:ncol(out)])
#tail(out_n)
out_norm=out[,1]						# creating matrix out_norm to store the normalized information
for (i in 2:ncol(out))
	{
	newc=c(out_n[,i]/as.numeric(stst[i]))	# normalizing to steady state got at time 500
	out_norm=cbind(out_norm,newc)			# storing normalized information
	}
colnames(out_norm)=colnames(out)
#head(out_norm)
# edit(out_norm)

windows()
par(mfrow=c(3,3))
for (i in c(2:9)) 
	{
	plot(out_norm[,1],out_norm[,i],type='l',col=varcolors[i],xlab='Time',ylab='Fold change',main=varnames[i])
	text(tmax,out_norm[tmax,i],varnames[i],col=varcolors[i])
	}
par(mfrow=c(1,1))

windows()
par(mfrow=c(3,3))
for (i in c(12,13,14,15,16)) 
	{
	plot(out_norm[,1],out_norm[,i],type='l',col=varcolors[i],xlab='Time',ylab='Fold change',main=varnames[i])
	text(tmax,out_norm[tmax,i],varnames[i],col=varcolors[i])
	}
par(mfrow=c(1,1))

# par(mfrow=c(2,1))
# i=7
# plot(out_norm[,1],out_norm[,i],type='l',col=varcolors[i],xlab='Time',ylab='Fold change',main=varnames[i],lwd=5)
# text(tmax,out_norm[tmax,i],varnames[i],col=varcolors[i])
# i=14
# plot(out_norm[,1],out_norm[,i],type='l',col=varcolors[i],xlab='Time',ylab='Fold change',main=varnames[i],lwd=5)
# text(tmax,out_norm[tmax,i],varnames[i],col=varcolors[i])
# par(mfrow=c(1,1))
# out_norm[7900,7]

(tail(out,3))[,1:16]









###########################
###				###
###	Alma�a's data	###
###				###
###########################

### SPLUNC1 CF / DGK perturbation ###

### WT ###
tmax=30000
tstep=1
t=seq(0,tmax+1,tstep) 	# time

state[names(state)=='ENaC']=35
state[names(state)=='ASL']=7
parameters[names(parameters)=='SPLUNC1']=7714
parameters[names(parameters)=='gamma_CFTR_ASL']= 2.388750e-02

# Finaly remove the # form the front of all the next code lines
# On the first column put the time of the perturbation
ptime=c(0,10000,20000,max(t));
# On the second column put the variables to be altered. (ex: 'X')
pvar=c('novar','DGK','DGK','novar')
# On the third the new value for the variable.
pval=c(NA,
	parameters[names(parameters)=='DGK']*0.75,
	parameters[names(parameters)=='DGK'],
	NA)
perturbations=data.frame(time=ptime,var=pvar,val=pval)
perturbations

out = Cruncher(state,t,equations,parameters,perturbations)
# edit(out)
# View(out)

colnames(out)[(length(state)+2):dim(out)[2]]=flux_names

par(mfrow=c(3,1))
# time plot
plot(out[,1],out[,2],type='l',col=1,ylim=c(0,max(out[,2:9])),main='Time course',xlab='Time (m)',ylab='Molecule count')
for (i in c(2:9,12,13,14)) 
	{
	points(out[,1],out[,i],type='l',col=varcolors[i])
	text(tmax,out[tmax-1,i],varnames[i],col=varcolors[i])
	}

plot(out[,1],out[,2],type='l',col=1,ylim=c(0,25000),xlab='Time (m)',ylab='Molecule count')
for (i in c(2:9,12,13,14)) 
	{
	points(out[,1],out[,i],type='l',col=varcolors[i])
	text(tmax,out[tmax-1,i],varnames[i],col=varcolors[i])
	}

plot(out[,1],out[,2],type='l',col=1,ylim=c(0,3000),xlab='Time (m)',ylab='Molecule count')
for (i in c(2:9,12,13,14)) 
	{
	points(out[,1],out[,i],type='l',col=varcolors[i])
	text(tmax,out[tmax-1,i],varnames[i],col=varcolors[i])
	}
par(mfrow=c(1,1))
	
### ENaC plots ###			
windows()
par(mfrow=c(2,2))
# time plot
for (i in c(15:16)) 
	{
	plot(out[,1],out[,i],type='l',col=varcolors[i])
	text(tmax,out[tmax-1,i],varnames[i],col=varcolors[i])
	}

time_sample=c(9990,19990)
N_WT_sample = out[time_sample,15]
ASL_WT_sample = out[time_sample,16]
op_WT_sample = ENaC_op(out[time_sample,7])
activity_WT_sample = N_WT_sample*op_WT_sample

### CF ###
tmax=30000
tstep=1
t=seq(0,tmax+1,tstep) 	# time

state[names(state)=='ENaC'] = 80
state[names(state)=='ASL'] = 4
parameters[names(parameters)=='SPLUNC1'] = 0
parameters[names(parameters)=='gamma_CFTR_ASL'] = 0

# Finaly remove the # form the front of all the next code lines
# On the first column put the time of the perturbation
ptime=c(0,10000,20000,max(t));
# On the second column put the variables to be altered. (ex: 'X')
pvar=c('novar','DGK','DGK','novar')
# On the third the new value for the variable.
pval=c(NA,
	parameters[names(parameters)=='DGK']*0.75,
	parameters[names(parameters)=='DGK'],
	NA)
perturbations=data.frame(time=ptime,var=pvar,val=pval)
perturbations

out = Cruncher(state,t,equations,parameters,perturbations)
# edit(out)
# View(out)

colnames(out)[(length(state)+2):dim(out)[2]]=flux_names

par(mfrow=c(3,1))
# time plot
plot(out[,1],out[,2],type='l',col=1,ylim=c(0,max(out[,2:9])),main='Time course',xlab='Time (m)',ylab='Molecule count')
for (i in c(2:9,12,13,14)) 
	{
	points(out[,1],out[,i],type='l',col=varcolors[i])
	text(tmax,out[tmax-1,i],varnames[i],col=varcolors[i])
	}

plot(out[,1],out[,2],type='l',col=1,ylim=c(0,25000),xlab='Time (m)',ylab='Molecule count')
for (i in c(2:9,12,13,14)) 
	{
	points(out[,1],out[,i],type='l',col=varcolors[i])
	text(tmax,out[tmax-1,i],varnames[i],col=varcolors[i])
	}

plot(out[,1],out[,2],type='l',col=1,ylim=c(0,3000),xlab='Time (m)',ylab='Molecule count')
for (i in c(2:9,12,13,14)) 
	{
	points(out[,1],out[,i],type='l',col=varcolors[i])
	text(tmax,out[tmax-1,i],varnames[i],col=varcolors[i])
	}
par(mfrow=c(1,1))
	
### ENaC plots ###			
windows()
par(mfrow=c(2,2))
# time plot
for (i in c(15:16)) 
	{
	plot(out[,1],out[,i],type='l',col=varcolors[i])
	text(tmax,out[tmax-1,i],varnames[i],col=varcolors[i])
	}

plot(out[,1],ENaC_op(out[,7]),type='l',col='blue',main='ENaC open probability')   

time_sample=c(9990,19990)
N_CF_sample = out[time_sample,15]
ASL_CF_sample = out[time_sample,16]
op_CF_sample = ENaC_op(out[time_sample,7])
activity_CF_sample = N_CF_sample*op_CF_sample

### P2 ENaC plots ###			
windows()
par(mfrow=c(2,2))
# time plot
for (i in c(15)) 
	{
	plot(out[1:6000,1],out[1:6000,i],
	type='l',lwd=5,col=varcolors[i],
	xlab='time (min)', 
	ylab='Number of actived ENaC channels'
	)
	text(tmax,out[tmax-1,i],varnames[i],col=varcolors[i])
	}

plot(out[1:6000,1],ENaC_op(out[1:6000,7]),
	type='l',lwd=5,col='blue',
	xlab='time (min)',	
	ylab='ENaC open probability')   

plot(out[1:6000,1],out[1:6000,i]*ENaC_op(out[1:6000,7]),
	type='l',lwd=5,col='black',
	xlab='time (min)',	
	ylab='ENaC activity')   


N_sample = c(N_WT_sample,N_CF_sample)
ASL_sample = c(ASL_WT_sample,ASL_CF_sample)
op_sample = c(op_WT_sample,op_CF_sample)
activity_sample = c(activity_WT_sample,activity_CF_sample)
name_perturb = c(	'SPLUNC1 + / DGK +',
			'SPLUNC1 + / DGK -',
			'SPLUNC1 - / DGK +',
			'SPLUNC1 - / DGK -'
			)
cbind(name_perturb,N_sample,op_sample,activity_sample,ASL_sample)
joint = rbind(N_sample,op_sample,activity_sample)

graphics.off() 	#close plot windows

# tiff("P2F2_Fig_11b.tiff", height = 20, width = 34, units = 'cm',compression = "lzw", res = 300)

par(mfrow=c(2,2))
#windows()
bp=barplot(joint[1,],
	beside = TRUE,ylim=c(0,max(joint[1,])*1.2),
	ylab="Number of actived ENaC channels (N)",
	cex.axis=1,cex.lab=1.5
	)
text(bp,joint[1,], labels = format(round(joint[1,],2), 4),pos = 3, cex = 1)
axis(1, at=bp,labels=as.character(name_perturb), las=1, cex.axis=.9)
#windows()
bp=barplot(joint[2,],
	beside = TRUE,ylim=c(0,1),
	ylab="ENaC open probability (Po)",
	cex.axis=1,cex.lab=1.5
	)
text(bp,joint[2,], labels = format(round(joint[2,],2), 4),pos = 3, cex = 1)
axis(1, at=bp,labels=as.character(name_perturb), las=1, cex.axis=.9)
#windows()
bp=barplot(joint[3,],
	beside = TRUE,ylim=c(0,max(joint[3,])*1.2),
	ylab="ENaC activity ( N * Po)",
	col=c('steelblue','steelblue1','steelblue','steelblue1'),
	cex.axis=1,cex.lab=1.5
	)
text(bp,joint[3,], labels = format(round(joint[3,],2), 4),pos = 3, cex = 1)
axis(1, at=bp,labels=as.character(name_perturb), las=1, cex.axis=.9)
par(mfrow=c(1,1))

# dev.off()
